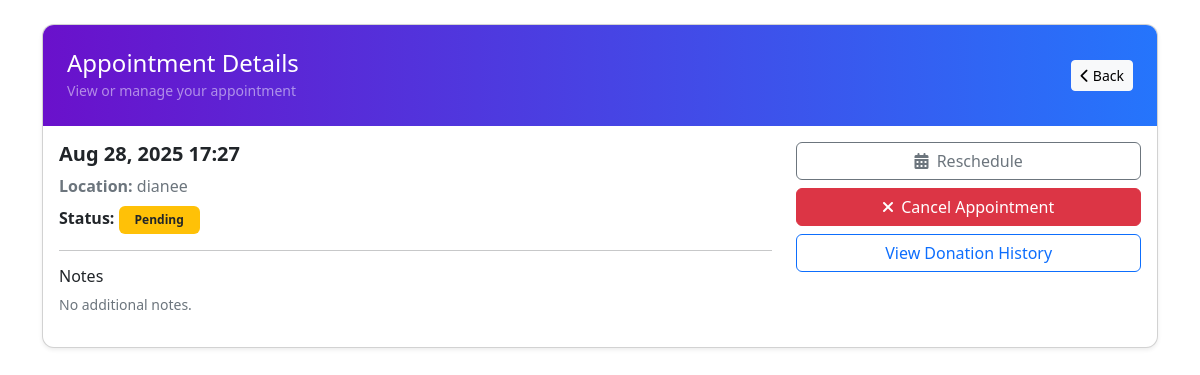
The page /donor/view_appointment.php?id=5 (signed in) on the database its author committed.
### tables this page shows
CREATE TABLE `appointments` (
  `id` int(11) NOT NULL,
  `donor_id` int(11) NOT NULL,
  `blood_bank_id` int(11) NOT NULL,
  `appointment_date` datetime NOT NULL,
  `status` enum('pending','confirmed','cancelled') DEFAULT 'pending',
  `created_at` timestamp NOT NULL DEFAULT current_timestamp(),
  `updated_at` timestamp NOT NULL DEFAULT current_timestamp() ON UPDATE current_timestamp()
);

CREATE TABLE `blood_banks` (
  `id` int(11) NOT NULL,
  `user_id` int(11) NOT NULL,
  `name` varchar(100) NOT NULL,
  `license_number` varchar(50) NOT NULL,
  `address` text NOT NULL,
  `city` varchar(50) NOT NULL,
  `state` varchar(50) NOT NULL,
  `postal_code` varchar(20) NOT NULL,
  `phone` varchar(20) NOT NULL,
  `email` varchar(100) NOT NULL,
  `established_date` date NOT NULL,
  `contact_phone` varchar(20) DEFAULT NULL,
  `rating` decimal(2,1) DEFAULT 4.0,
  `contact_email` varchar(100) DEFAULT NULL
);

### donor/view_appointment.php (the view, shortened to what this page needs)
<?php
require_once '../includes/functions.php';
$appointment = null;
$id = isset($_GET['id']) ? intval($_GET['id']) : 0;
if ($id > 0) {
    $sql = "SELECT a.*, b.name AS blood_bank, b.address AS bank_address, b.city, b.state
            FROM appointments a
            LEFT JOIN blood_banks b ON a.blood_bank_id = b.id
            WHERE a.id = ? LIMIT 1";
    $stmt = $conn->prepare($sql);
    if ($stmt) {
        $stmt->bind_param('i', $id);
        $stmt->execute();
        $res = $stmt->get_result();
        $appointment = $res->fetch_assoc();
    }
}
?>
<!DOCTYPE html>
<html lang="en">
<head>
    <link href="https://cdn.jsdelivr.net/npm/bootstrap@5.2.3/dist/css/bootstrap.min.css" rel="stylesheet">
    <link href="https://cdnjs.cloudflare.com/ajax/libs/font-awesome/6.0.0/css/all.min.css" rel="stylesheet">
</head>
<body>
<div class="container py-4">
    <div class="card card-hero shadow-sm">
        <div class="hero d-flex justify-content-between align-items-center">
            <div>
                <h4 class="mb-0">Appointment Details</h4>
                <small class="text-white-50">View or manage your appointment</small>
            </div>
            <div>
                <a href="appointments.php" class="btn btn-light btn-sm"><i class="fas fa-chevron-left"></i> Back</a>
            </div>
        </div>
        <div class="card-body">
            <?php if (!$appointment): ?>
                <div class="alert alert-warning">Appointment not found. <a href="appointments.php">Return to appointments</a>.</div>
            <?php else: ?>
                <div class="row">
                    <div class="col-md-8">
                        <h5 class="fw-semibold"><?php echo date('M d, Y H:i', strtotime($appointment['appointment_date'])); ?></h5>
                        <p class="muted mb-1"><strong>Location:</strong> <?php echo htmlspecialchars($appointment['blood_bank']); ?></p>
                        <p class="mb-1"><strong>Status:</strong>
                            <?php $s = $appointment['status'] ?? 'pending';
                                $cls = $s === 'confirmed' ? 'bg-success' : ($s === 'cancelled' ? 'bg-danger' : 'bg-warning text-dark'); ?>
                            <span class="badge <?php echo $cls; ?> py-2 px-3"><?php echo ucfirst($s); ?></span>
                        </p>
                        <hr>
                        <h6 class="mb-2">Notes</h6>
                        <p class="muted small"><?php echo htmlspecialchars($appointment['notes'] ?? 'No additional notes.'); ?></p>
                    </div>
                    <div class="col-md-4">
                        <div class="d-grid gap-2">
                            <a href="reschedule_appointment.php?id=<?php echo $appointment['id']; ?>" class="btn btn-outline-secondary"><i class="fas fa-calendar-alt me-1"></i> Reschedule</a>
                            <button class="btn btn-danger" data-bs-toggle="modal" data-bs-target="#cancelModal" data-id="<?php echo $appointment['id']; ?>"><i class="fas fa-times me-1"></i> Cancel Appointment</button>
                            <a href="donation_history.php" class="btn btn-outline-primary">View Donation History</a>
                        </div>
                    </div>
                </div>
            <?php endif; ?>
        </div>
    </div>
</div>
<?php require_once '../includes/donor_footer.php'; ?>
</body>
</html>

### donor/view_appointment.php (style rules this page uses)
.card-hero { border-radius:.75rem; overflow:hidden }
.card-hero .hero { padding:1.5rem; background:linear-gradient(90deg,#6a11cb,#2575fc); color:#fff }
.muted { color:#6c757d }

### rows shown on the page
appointments: appointment_date "Aug 28, 2025 17:27", blood_bank.name "dianee", status "Pending"

### other values the page prints
$appointment['notes'] "No additional notes."
